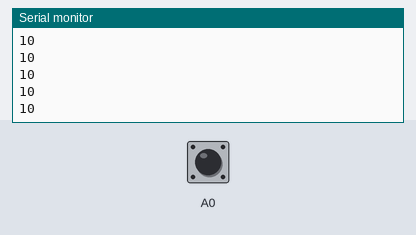
A sketch run on a simulated Arduino Uno, built with avr-gcc and run on an emulated ATmega328P. Parts: the last lines printed to the serial monitor. Inputs (shaded band) come from the test bench; at power-on: A0 HIGH.

Above: at 1.2 s.
1.3 s: A0 pulled LOW for 0.15 s
At 1.9 s:
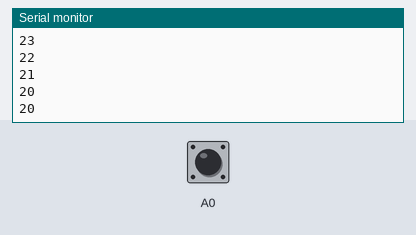
2.9 s: A0 pulled LOW for 1 s
At 3.7 s:
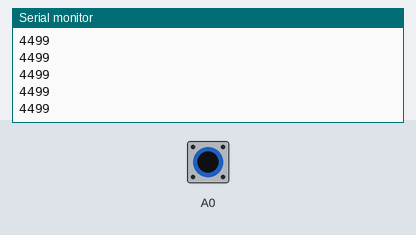
5.4 s: A0 pulled LOW for 0.15 s
Timing chart, 0 to 8.4 s (numbered marks = the images above; inputs shaded):
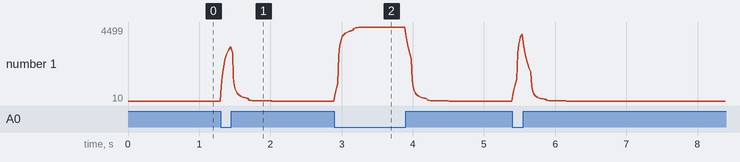

Measured:
- after the input at 1.3 s, the serial monitor: prints a new line at once (image 1)
- after the input at 2.9 s, the serial monitor: prints a new line at once (image 2)

The sketch:

avrg_test.ino
```cpp
#include <CapacitiveSensor.h>
CapacitiveSensor cs_7_A0 = CapacitiveSensor(7, A0);
long csSum1 = 0;
long c = 0;
unsigned long t = 0;
void setup() {
  // put your setup code here, to run once:
    Serial.begin(9600);
    pinMode(A1, INPUT);
}

void loop() {
  // put your main code here, to run repeatedly:
  c++;
  long a;
  a = cs_7_A0.capacitiveSensor(30);
//  Serial.print(a);
//  Serial.print("||");
  csSum1 += a;
  Serial.println (csSum1/c);
  if((millis()-t) >= 200){csSum1 = csSum1/c; c = 1; t = millis();}
  delay(10);
}
```
